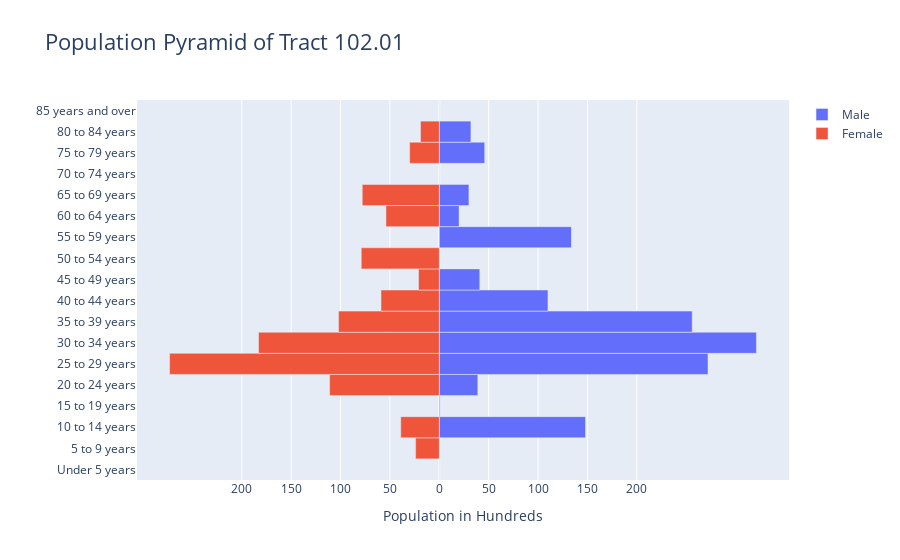

The notebook cell saved with this chart:
### Code cell
# Tract 102.01 Analysis

male_col = 'Census Tract 102.01, District of Columbia, District of Columbia!!Male!!Estimate'
female_col = 'Census Tract 102.01, District of Columbia, District of Columbia!!Female!!Estimate'

tract_102_01_df = age_and_sex_df[['Label (Grouping)', 'Census Tract 102.01, District of Columbia, District of Columbia!!Total!!Estimate' ,male_col, female_col]].iloc[2:20 , :]
tract_102_01_df.head()

tract_102_01_df[male_col]=tract_102_01_df[male_col].replace(regex=[r'\D+'], value="")
tract_102_01_df[female_col] = tract_102_01_df[female_col].replace(regex=[r'\D+'], value="")
tract_102_01_df = tract_102_01_df.dropna(subset=[male_col, female_col])

tract_102_01_df[male_col] = tract_102_01_df[male_col].astype(int)
tract_102_01_df[female_col] = tract_102_01_df[female_col].astype(int)
tract_102_01_df.head(100)


import plotly.graph_objects as gp

y_age = list(tract_102_01_df['Label (Grouping)'])
x_M = tract_102_01_df[male_col]
x_F = tract_102_01_df[female_col] * -1

# x_F.reverse()

fig = gp.Figure()
  
# Adding Male data to the figure
fig.add_trace(gp.Bar(y= y_age, x = x_M, 
                     name = 'Male', 
                     orientation = 'h'))
  
# Adding Female data to the figure
fig.add_trace(gp.Bar(y = y_age, x = x_F,
                     name = 'Female', orientation = 'h'))
  
# Updating the layout for our graph
fig.update_layout(title = 'Population Pyramid of Tract 102.01', barmode = 'relative',
                 title_font_size = 22,
                 bargap = 0.0, bargroupgap = 0,
                 xaxis = dict(tickvals = [-200, -150, -100, -50,
                                          0, 50, 100, 150, 200],
                                
                              ticktext = ['200', '150', '100','50', '0', 
                                          '50', '100', '150', '200'],
                                
                              title = 'Population in Hundreds',
                              title_font_size = 14)
                 )
  
fig.show()

### Figure 1 — Plotly figure (JSON) as saved in the notebook; plotly's stock layout.template omitted (floating-point values rounded to 4 significant figures)
{"data": [{"name": "Male", "orientation": "h", "type": "bar", "x": [0, 0, 148, 1, 39, 272, 321, 256, 110, 41, 0, 134, 20, 30, 0, 46, 32, 0], "y": ["        Under 5 years", "        5 to 9 years", "        10 to 14 years", "        15 to 19 years", "        20 to 24 years", "        25 to 29 years", "        30 to 34 years", "        35 to 39 years", "        40 to 44 years", "        45 to 49 years", "        50 to 54 years", "        55 to 59 years", "        60 to 64 years", "        65 to 69 years", "        70 to 74 years", "        75 to 79 years", "        80 to 84 years", "        85 years and over"]}, {"name": "Female", "orientation": "h", "type": "bar", "x": [0, -24, -39, 0, -111, -273, -183, -102, -59, -21, -79, 0, -54, -78, 0, -30, -19, 0], "y": ["        Under 5 years", "        5 to 9 years", "        10 to 14 years", "        15 to 19 years", "        20 to 24 years", "        25 to 29 years", "        30 to 34 years", "        35 to 39 years", "        40 to 44 years", "        45 to 49 years", "        50 to 54 years", "        55 to 59 years", "        60 to 64 years", "        65 to 69 years", "        70 to 74 years", "        75 to 79 years", "        80 to 84 years", "        85 years and over"]}], "layout": {"bargap": 0, "bargroupgap": 0, "barmode": "relative", "title": {"font": {"size": 22}, "text": "Population Pyramid of Tract 102.01"}, "xaxis": {"ticktext": ["200", "150", "100", "50", "0", "50", "100", "150", "200"], "tickvals": [-200, -150, -100, -50, 0, 50, 100, 150, 200], "title": {"font": {"size": 14}, "text": "Population in Hundreds"}}}}
